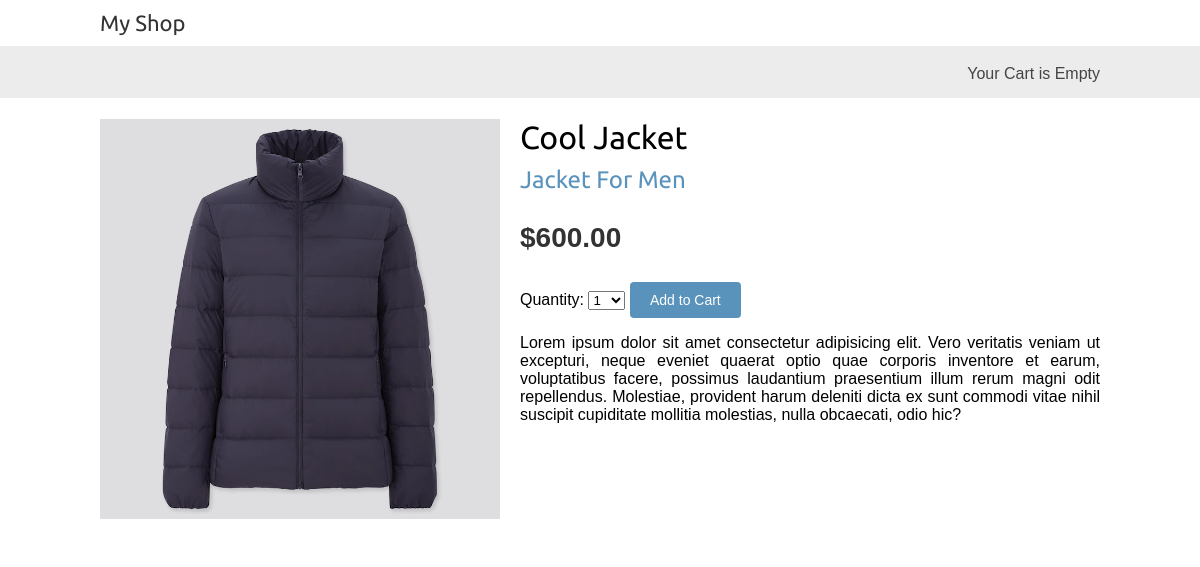
Screenshot of /2/cool-jacket/ with the database file from the repository.
### shop/models.py (models this page shows, shortened)
class Product(models.Model):
    category = models.ForeignKey(Category,related_name='products',on_delete=models.CASCADE)
    name = models.CharField(max_length=200)
    slug = models.SlugField(max_length=200)
    image = models.ImageField(upload_to='products/%Y/%m/%d',blank=True)
    description = models.TextField(blank=True)
    price = models.DecimalField(max_digits=10,decimal_places=2)
    available = models.BooleanField(default=True)
    created = models.DateTimeField(auto_now_add=True)
    updated = models.DateTimeField(auto_now=True)
    class Meta:
        ordering = ['name']
        indexes = [
            models.Index(fields=['id','slug']),
            models.Index(fields=['name']),
            models.Index(fields=['-created'])
        ]

class Category(models.Model):
    name = models.CharField(max_length=200)
    slug = models.SlugField(max_length=200)
    class Meta:
        ordering = ['name']
        indexes = [
            models.Index(fields=['name']),
            ]
        verbose_name= 'category'
        verbose_name_plural = 'categories'
    def get_absolute_url(self):
        return reverse('shop:product_list_by_category',args=[self.slug])
    def __str__(self):
        return self.name

### shop/views.py (the view)
# urls.py: path('<int:id>/<slug:slug>/',views.product_detail,name='product_detail')
def product_detail(request,id,slug):
    product = get_object_or_404(Product,id=id,slug=slug,available=True)
    cart_product_form = CartAddProductForm()
    r = Recommender()
    recommended_products = r.suggest_products_for([product],4)
    context = {
        'product':product,
        'cart_product_form':cart_product_form,
        'recommended_products':recommended_products
    }
    return render(request,'shop/product/detail.html/',context)

### cart/forms.py
class CartAddProductForm(forms.Form):
    quantity = forms.TypedChoiceField(
        choices = PRODUCT_QUANTITY_CHOICES,
        coerce=int
    )
    override = forms.BooleanField(required=False,initial=False,widget=forms.HiddenInput)

### cart/cart.py (called while the page is built)
    def __len__(self):
        return sum(item['quantity'] for item in self.cart.values())

### cart/context_processors.py (called while the page is built)
def cart(request):
    return {'cart':Cart(request)}

### shop/recommender.py (called while the page is built, shortened)
    def get_product_key(self,id):
        return f'product:{id}:purchased_with'

    def suggest_products_for(self,products,max_results=6):
        product_ids = [p.id for p in products]
        if len(products) == 1:
            suggestions = r.zrange(self.get_product_key(product_ids[0]),0,-1,desc=True)[:max_results]
        suggested_products_ids = [int(id) for id in suggestions]
        suggested_products = list(Product.objects.filter(
            id__in=suggested_products_ids
        ))
        suggested_products.sort(key=lambda x: suggested_products_ids.index(x.id))
        return suggested_products

### shop/templates/shop/product/detail.html (shortened to what this page needs)
{% extends 'shop/base.html'%}
{% load static %}
{% block content %}
<div class="product-detail">
    <img src="{{product.image.url}}" alt="">
    <h1>{{product.name}}</h1>
    <h2>
        <a href="{{product.category.get_absolute_url}}">
            {{product.category}}
        </a>
    </h2>
    <p class="price">
        ${{product.price}}
    </p>
    <form action="{% url 'cart:cart_add' product.id%}" method="post">
        {{cart_product_form}}
        <input type="submit" value="Add to Cart">
    </form>
    {{product.description|linebreaks}}
</div>
{% endblock%}

### shop/static/css/base.css (style rules this page uses)
body { margin:0; padding:0; font-family:helvetica, sans-serif; }
h1, h2, h3, h4, h5 , h6 { font-family: 'Ubuntu', sans-serif; font-weight:normal; }
a { text-decoration:none; color:#5993bb; }
a.button, input[type="submit"] { color:#fff; background:#5993bb; border-radius:4px; padding:10px 20px; font-size:14px; border:0; }
.product-detail { text-align:justify; }
.product-detail .price { color:#333; font-size:28px; font-weight:bold; }
.product-detail img { width:40%; float:left; padding:0 20px 20px 0; }
.product-detail h1 { margin-bottom:0; }
.product-detail h2 { margin-top:10px; }

### rows the page displays
Product: image (picture), name "Cool Jacket", category "Jacket For Men", price "600.00", description "Lorem ipsum dolor sit amet consectetur adipisicing elit. Vero veritatis veniam ut excepturi, neque eveniet quaerat optio quae corporis inventore et earum, voluptatibus facere, possimus laudantium praesentium illum rerum magni odit repellendus. Molestiae, provident harum deleniti dicta ex sunt commodi vitae nihil suscipit cupiditate mollitia molestias, nulla obcaecati, odio hic?"
